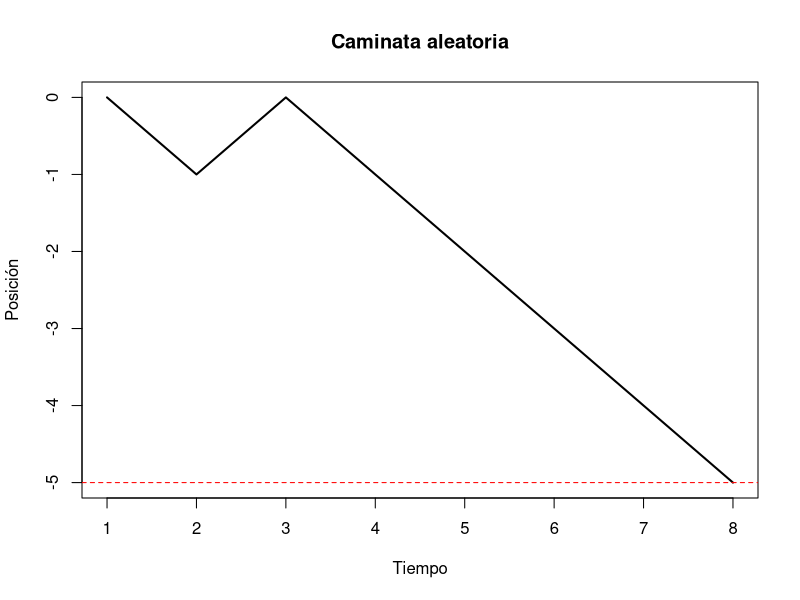

Reproduce this figure in R.
#Caminata aleatoria (el programa corta cuando llega a uno de los estados absorbentes)
Caminata_aleatoria <- function(N, p) {
  
  # Estado inicial
  posicion <- 0 #Se puede modificar este valor, es en donde arranca la caminata
  trayectoria <- c(posicion)
  
  # Simulación hasta absorción
  while (posicion != N & posicion != -N) {
    
    # Paso de la caminata
    paso <- sample(c(-1, 1), size = 1, prob = c(1 - p, p))
    
    # Nueva posición
    posicion <- posicion + paso
    
    # Guardar
    trayectoria <- c(trayectoria, posicion)
  }
  
  # Gráfico
  plot(trayectoria, type = "l", lwd = 2,
       xlab = "Tiempo",
       ylab = "Posición",
       main = "Caminata aleatoria")
  
  abline(h = N, col = "red", lty = 2)
  abline(h = -N, col = "red", lty = 2)
  
  return(trayectoria)
}

#Cambiar los valores de la función (lo que está entre paréntesis para que se modifique el gráfico)
#El gráfico muestra la trayectoria de la caminata
tray <- Caminata_aleatoria(5,0.5)

